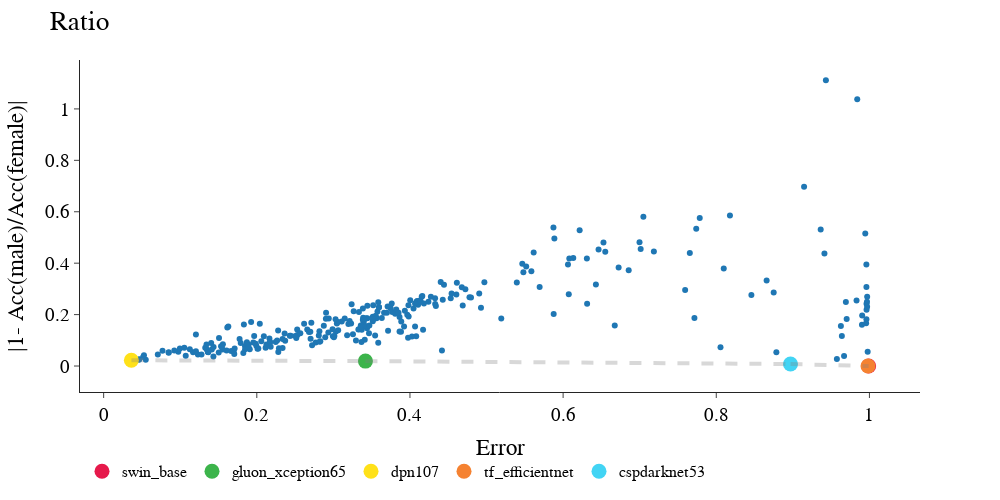

The notebook cell this image was saved under:
### Code cell
import plotly
df = merge(err_df, acc_disp_ratio_df)
df = df[df['epoch'] == 99]
df = df.rename(columns={'Accuracy':'Error'})
df = df.dropna()
df = df[df['Error']<1-1/(7636*2)]
df.loc[:,'model'] = df['index'].apply(lambda x: '_'.join(get_name_details(x)[1].split('_')[:2]))
df = df.sort_values(by=['model'])


fig = px.scatter(df, x='Error', 
                 y='Disparity', 
                 template="simple_white", 
                 width=1000, height= 500
            )

fig.update_layout(
    title = "Ratio",
    yaxis_title="|1- Acc(male)/Acc(female)|",
#     yaxis_range=[0,6.15],
#     xaxis_range=[0,.31],
    font=dict(
        family="Times New Roman",
        size=19,
        color="Black"
    )
)
fig.add_shape(type='line',
                x0=0,y0=0,x1=1,y1=0,
                line=dict(color='Red',),
                xref='x',yref='y'
)
p = np.array(preparePareto(df[['Error','Disparity']], False, False).dropna())
for x, y in zip(p[:-1], p[1:]):
    fig.add_shape(type='line',
                x0=x[0],y0=x[1],x1=y[0],y1=y[1],
                line=dict(color='gray',width=4),line_dash='dash',
                xref='x',yref='y')
    

pareto_df = pd.merge(df, pd.DataFrame(p), right_on=[0,1], left_on=["Error","Disparity"])
ms = list(set(pareto_df['model']))
for model in set(pareto_df['model']):
    # match model name to color
    i = ms.index(model)
    color = colors[i]
    fig.add_trace(go.Scatter(
        x=pareto_df[pareto_df['model'] == model]['Error'],
        y=pareto_df[pareto_df['model'] == model]['Disparity'],
        mode='markers',
        name = model,
        marker = dict(color=color,size=15),
    ))

fig.update_layout(legend=dict(
    orientation="h",
    yanchor="bottom",
    y=-.29,
    xanchor="right",
    x=.75,
    font=dict(
        family="Times New Roman",
        size=16,
        color="Black"
    )
    )
)

fig.show()
plotly.io.write_image(fig, 'app_acc_disp_ratio.png', format='png')

### Figure 1 — Plotly figure (JSON) as saved in the notebook; plotly's stock layout.template omitted (floating-point values rounded to 4 significant figures; data arrays with more than 128 entries replaced by an {"elided": "..."} marker saying what was removed)
{"data": [{"hovertemplate": "Error=%{x}<br>Disparity=%{y}<extra></extra>", "legendgroup": "", "marker": {"color": "#1F77B4", "symbol": "circle"}, "mode": "markers", "name": "", "orientation": "v", "showlegend": false, "type": "scatter", "x": {"elided": "283 float values"}, "xaxis": "x", "y": {"elided": "283 float values"}, "yaxis": "y"}, {"marker": {"color": "#e6194B", "size": 15}, "mode": "markers", "name": "swin_base", "type": "scatter", "x": [0.999], "y": [0]}, {"marker": {"color": "#3cb44b", "size": 15}, "mode": "markers", "name": "gluon_xception65", "type": "scatter", "x": [0.3419], "y": [0.01908]}, {"marker": {"color": "#ffe119", "size": 15}, "mode": "markers", "name": "dpn107", "type": "scatter", "x": [0.03621], "y": [0.0224]}, {"marker": {"color": "#f58231", "size": 15}, "mode": "markers", "name": "tf_efficientnet", "type": "scatter", "x": [0.9982], "y": [0]}, {"marker": {"color": "#42d4f4", "size": 15}, "mode": "markers", "name": "cspdarknet53", "type": "scatter", "x": [0.8969], "y": [0.007653]}], "layout": {"font": {"color": "Black", "family": "Times New Roman", "size": 19}, "height": 500, "legend": {"font": {"color": "Black", "family": "Times New Roman", "size": 16}, "orientation": "h", "tracegroupgap": 0, "x": 0.75, "xanchor": "right", "y": -0.29, "yanchor": "bottom"}, "margin": {"t": 60}, "shapes": [{"line": {"color": "Red"}, "type": "line", "x0": 0, "x1": 1, "xref": "x", "y0": 0, "y1": 0, "yref": "y"}, {"line": {"color": "gray", "dash": "dash", "width": 4}, "type": "line", "x0": 0.03621, "x1": 0.3419, "xref": "x", "y0": 0.0224, "y1": 0.01908, "yref": "y"}, {"line": {"color": "gray", "dash": "dash", "width": 4}, "type": "line", "x0": 0.3419, "x1": 0.8969, "xref": "x", "y0": 0.01908, "y1": 0.007653, "yref": "y"}, {"line": {"color": "gray", "dash": "dash", "width": 4}, "type": "line", "x0": 0.8969, "x1": 0.9982, "xref": "x", "y0": 0.007653, "y1": 0, "yref": "y"}, {"line": {"color": "gray", "dash": "dash", "width": 4}, "type": "line", "x0": 0.9982, "x1": 0.999, "xref": "x", "y0": 0, "y1": 0, "yref": "y"}], "title": {"text": "Ratio"}, "width": 1000, "xaxis": {"anchor": "y", "autorange": true, "domain": [0, 1], "range": [-0.03088, 1.066], "title": {"text": "Error"}, "type": "linear"}, "yaxis": {"anchor": "x", "autorange": true, "domain": [0, 1], "range": [-0.101, 1.19], "title": {"text": "|1- Acc(male)/Acc(female)|"}, "type": "linear"}}}
